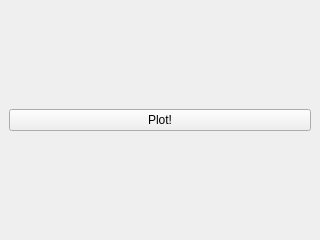
<?xml version="1.0" encoding="UTF-8"?>
<ui version="4.0">
 <class>MainWindow</class>
 <widget class="QMainWindow" name="MainWindow">
  <property name="geometry">
   <rect>
    <x>0</x>
    <y>0</y>
    <width>320</width>
    <height>240</height>
   </rect>
  </property>
  <property name="windowTitle">
   <string>MainWindow</string>
  </property>
  <widget class="QWidget" name="centralwidget">
   <layout class="QVBoxLayout" name="verticalLayout">
    <item>
     <layout class="QVBoxLayout" name="matplotlib_layout"/>
    </item>
    <item>
     <widget class="QPushButton" name="plot_button">
      <property name="text">
       <string>Plot!</string>
      </property>
     </widget>
    </item>
   </layout>
  </widget>
 </widget>
 <resources/>
 <connections/>
</ui>
